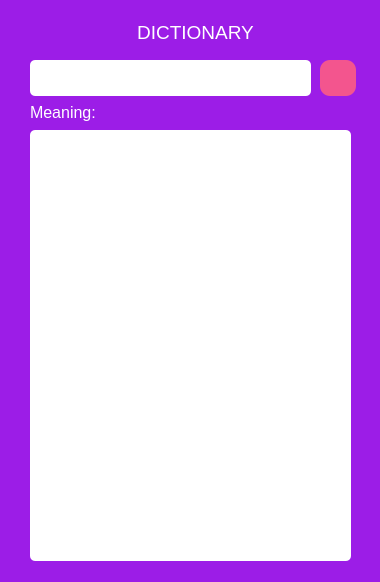
<?xml version="1.0" encoding="UTF-8"?>
<ui version="4.0">
 <class>MainWindow</class>
 <widget class="QMainWindow" name="MainWindow">
  <property name="geometry">
   <rect>
    <x>0</x>
    <y>0</y>
    <width>380</width>
    <height>582</height>
   </rect>
  </property>
  <property name="maximumSize">
   <size>
    <width>389</width>
    <height>600</height>
   </size>
  </property>
  <property name="windowTitle">
   <string>Dictionary</string>
  </property>
  <property name="windowIcon">
   <iconset resource="images.qrc">
    <normaloff>:/appicon/app-icon.png</normaloff>:/appicon/app-icon.png</iconset>
  </property>
  <property name="styleSheet">
   <string notr="true">*{
	background: #9c1de7;
	color : rgb(255,255,255);
}

QTextEdit{
	background : rgb(255,255,255);
	color : rgb(0,0,0);
	border-radius : 5px;
}

QPushButton{
	background-color : #f3558e;
	border-radius : 10px;
}

QPushButton:pressed{background-color:#581b98 ;}</string>
  </property>
  <widget class="QWidget" name="centralwidget">
   <widget class="QTextEdit" name="word">
    <property name="geometry">
     <rect>
      <x>30</x>
      <y>60</y>
      <width>281</width>
      <height>36</height>
     </rect>
    </property>
    <property name="font">
     <font>
      <family>Segoe UI</family>
      <pointsize>10</pointsize>
     </font>
    </property>
   </widget>
   <widget class="QLabel" name="title">
    <property name="geometry">
     <rect>
      <x>90</x>
      <y>20</y>
      <width>211</width>
      <height>25</height>
     </rect>
    </property>
    <property name="font">
     <font>
      <family>Segoe UI</family>
      <pointsize>14</pointsize>
     </font>
    </property>
    <property name="styleSheet">
     <string notr="true"/>
    </property>
    <property name="text">
     <string>DICTIONARY</string>
    </property>
    <property name="scaledContents">
     <bool>true</bool>
    </property>
    <property name="alignment">
     <set>Qt::AlignCenter</set>
    </property>
   </widget>
   <widget class="QPushButton" name="searchBtn">
    <property name="geometry">
     <rect>
      <x>320</x>
      <y>60</y>
      <width>36</width>
      <height>36</height>
     </rect>
    </property>
    <property name="maximumSize">
     <size>
      <width>128</width>
      <height>128</height>
     </size>
    </property>
    <property name="text">
     <string/>
    </property>
    <property name="icon">
     <iconset resource="images.qrc">
      <normaloff>:/search-icon/search.png</normaloff>:/search-icon/search.png</iconset>
    </property>
   </widget>
   <widget class="QLabel" name="meaningLbl">
    <property name="geometry">
     <rect>
      <x>30</x>
      <y>100</y>
      <width>107</width>
      <height>25</height>
     </rect>
    </property>
    <property name="font">
     <font>
      <family>Segoe UI</family>
      <pointsize>12</pointsize>
     </font>
    </property>
    <property name="styleSheet">
     <string notr="true"/>
    </property>
    <property name="text">
     <string>Meaning:</string>
    </property>
    <property name="scaledContents">
     <bool>true</bool>
    </property>
    <property name="alignment">
     <set>Qt::AlignLeading|Qt::AlignLeft|Qt::AlignVCenter</set>
    </property>
   </widget>
   <widget class="QTextEdit" name="meaning">
    <property name="geometry">
     <rect>
      <x>30</x>
      <y>130</y>
      <width>321</width>
      <height>431</height>
     </rect>
    </property>
    <property name="font">
     <font>
      <family>Segoe UI</family>
      <pointsize>10</pointsize>
     </font>
    </property>
    <property name="readOnly">
     <bool>true</bool>
    </property>
   </widget>
  </widget>
 </widget>
 <resources>
  <include location="images.qrc"/>
 </resources>
 <connections/>
</ui>
